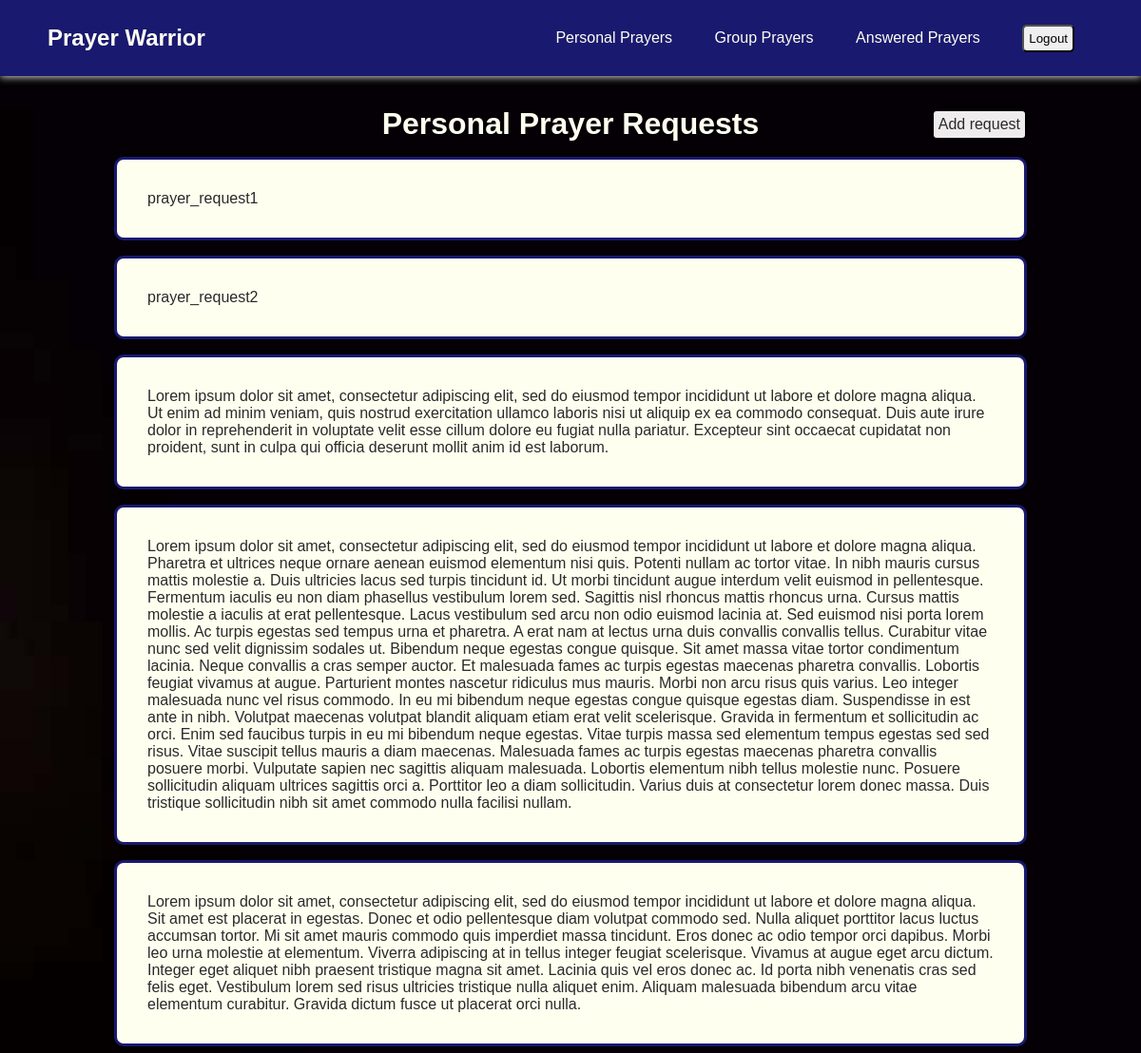
Page /app/personal-prayer/ (signed in, upper part) on the earlier database version.
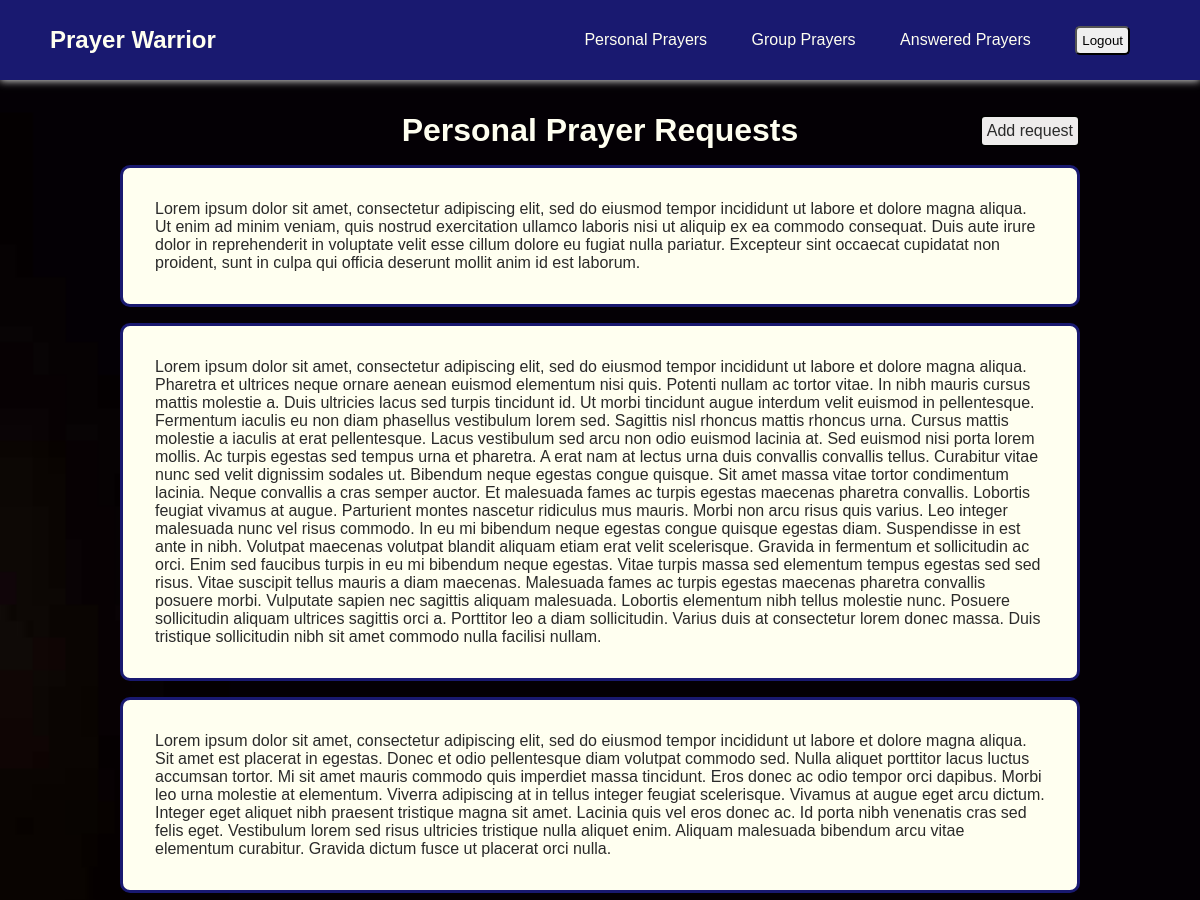
Same page on the later database version.
### app/models.py (models this page shows, shortened)
class PrayerRequest(models.Model):
    datetime = models.DateTimeField(auto_now_add=True)
    user = models.ForeignKey(User, on_delete=models.CASCADE)
    content = models.TextField()
    answered = models.BooleanField(default=False)

### app/views.py (the view)
# urls.py: path("personal-prayer/", views.PersonalPrayerView.as_view(), name="personal-prayer"),
class PersonalPrayerView(LoginRequiredMixin, generic.ListView):
    model = PrayerRequest
    login_url = reverse_lazy("login")
    template_name = "app/personal-prayer.html"
    def get_context_data(self, **kwargs):
        context = super().get_context_data(**kwargs)
        context["prayer_request_list"] = self.model.objects.filter(user=self.request.user)
        return context

### app/templates/app/personal-prayer.html
{% extends "app/navbar.html" %}
{% load static %}
{% block page-style %} <link rel="stylesheet" href="{% static 'app/personal-prayer.css' %}"> {% endblock %}
{% block content %}
<div class="page-container">
    <div class="header">
        <h1>Personal Prayer Requests</h1>
        <div class="buttons">
            <a href="{% url 'app:prayer-request' %}" class="add-button">Add request</a>
        </div>
    </div>
{% if prayer_request_list %}
    <ul class="flex-container">
    {% for prayer_request in prayer_request_list %}
        <li class="prayer-request">{{ prayer_request.content }}</li>
    {% endfor %}
    </ul>
{% else %}
    <p>No items</p>
{% endif %}
</div>
{% endblock %}

### app/templates/app/navbar.html (shortened to what this page needs)
{% extends "app/base.html" %}
{% load static %}
{% block navbar-style %}
<link rel="stylesheet" href="{% static 'app/navbar.css' %}">
{% endblock %}
{% block footer}
{% block navbar %}
<header>
    <h1 id="nav-title"><a href="{% url 'app:index' %}">Prayer Warrior</a></h1>
    <nav>
        <ul>
            <li><a href="{% url 'app:personal-prayer' %}">Personal Prayers</a></li>
            <li><a href="{% url 'app:group-prayers' %}">Group Prayers</a></li>
            <li><a href="#">Answered Prayers</a></li>
            <li>
                <form action="{% url 'logout' %}" method="post">
                    <button type="submit">Logout</button>
                </form>
            </li>
        </ul>
    </nav>
</header>
{% endblock %}

### app/templates/app/base.html (shortened to what this page needs)
{% load static %}
<!DOCTYPE html>
<html lang="en">
<head>
    <link rel="stylesheet" href="{% static 'app/base.css' %}">
    {% block navbar-style %} {% endblock %}
    {% block page-style %} {% endblock %}
</head>
<body>
    <div id="page-container">
        <div class="navbar">
        {% block navbar %} {% endblock %}
        </div>
        <div id="content">
        {% block content %} {% endblock %}
        </div>
    </div>
</body>
</html>

### app/static/app/base.css (style rules this page uses)
:root { --primary-color: rgb(25, 25, 112); --secondary-color: rgb(255, 255, 240); --accent-color: rgb(220, 20, 60); --background-color: rgb(248, 248, 255); --text-color: rgb(42, 42, 42); }
body { color: var(--text-color); box-sizing: border-box; background-repeat: no-repeat; background-color: black; background-image: url(images/prayer-3.jpg); background-size: cover; background-position: 0 5rem; }
#content { margin-top: 5rem; padding-bottom: 4rem; }
#page-container { position: relative; min-height: 100vh; }
h1 { font-size: 2rem; color: var(--secondary-color); }
.add-button { background-color: rgb(238, 236, 236); text-align: center; border-radius: 5px; padding: 5px; color: var(--text-color); height: 2rem; font-size: 1rem; border: 2px solid black; }

### app/static/app/navbar.css (style rules this page uses)
* { margin: 0; padding: 0; font-family: Arial, Helvetica, sans-serif; box-sizing: border-box; }
header { position: fixed; top: 0; display: flex; justify-content: flex-end; align-items: center; padding: 20px 50px; box-shadow: 0 1px 8px #ddd; background-color: var(--primary-color); width: 100%; height: 5rem; }
#nav-title { margin-right: auto; font-size: 1.5em; }
header li { list-style: none; display: inline-block; padding: 0 20px; }
header a { text-decoration: none; color: var(--secondary-color); transition: all 0.3s ease 0s; }
button { cursor: pointer; padding: 3px; }

### app/static/app/personal-prayer.css (style rules this page uses)
#content { margin-top: 7rem; }
h1 { text-align: center; }
.flex-container { display: flex; flex-direction: column; align-items: center; }
.prayer-request { list-style-type: none; border: 3px solid var(--primary-color); border-radius: 10px; padding: 2rem; width: 80vw; margin-top: 1rem; background-color: var(--secondary-color); }
.header { display: grid; grid-template-columns: 1fr auto 1fr; justify-items: center; width: 80vw; }
.header > *:nth-child(1) { grid-column-start: 2; }
.header > *:nth-child(2) { margin-left: auto; }
button { border-radius: 5px; padding: 5px; }
a { text-decoration: none; color: var(--text-color); }
.page-container { display: flex; flex-direction: column; align-items: center; }
.buttons { display: flex; align-items: center; }

Differences in the rows shown:
removed PrayerRequest: content "prayer_request1"
removed PrayerRequest: content "prayer_request2"
